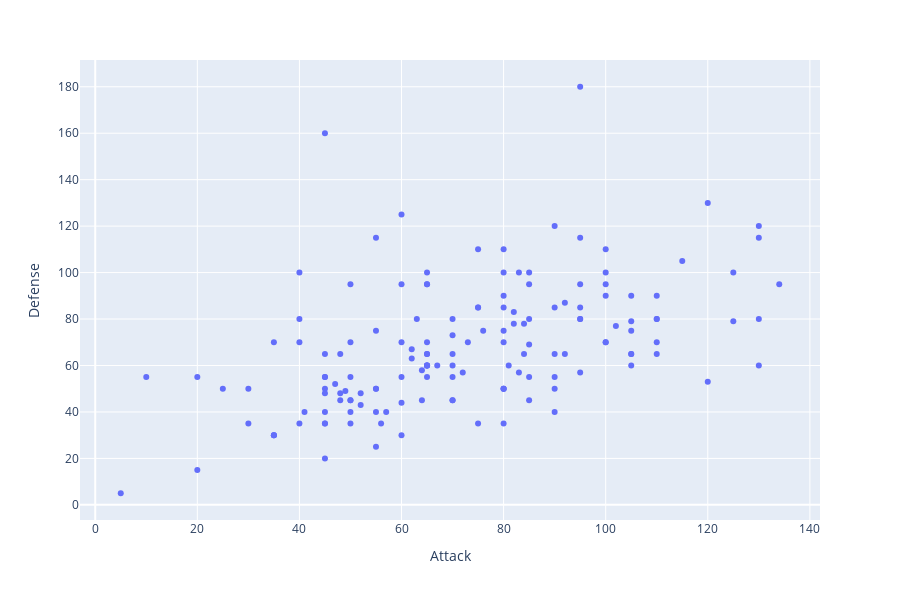

Notebook cell for this chart:
### Code cell
fig=px.scatter(df,x="Attack",y="Defense")
fig.show()

### Figure 1 — Plotly figure (JSON) as saved in the notebook; plotly's stock layout.template omitted (floating-point values rounded to 4 significant figures; data arrays with more than 128 entries replaced by an {"elided": "..."} marker saying what was removed)
{"data": [{"hoverlabel": {"namelength": 0}, "hovertemplate": "Attack=%{x}<br>Defense=%{y}", "legendgroup": "", "marker": {"color": "#636efa", "symbol": "circle"}, "mode": "markers", "name": "", "showlegend": false, "type": "scatter", "x": {"elided": "151 int values"}, "xaxis": "x", "y": {"elided": "151 int values"}, "yaxis": "y"}], "layout": {"height": 600, "legend": {"tracegroupgap": 0}, "margin": {"t": 60}, "xaxis": {"anchor": "y", "domain": [0, 1], "title": {"text": "Attack"}}, "yaxis": {"anchor": "x", "domain": [0, 1], "title": {"text": "Defense"}}}}
